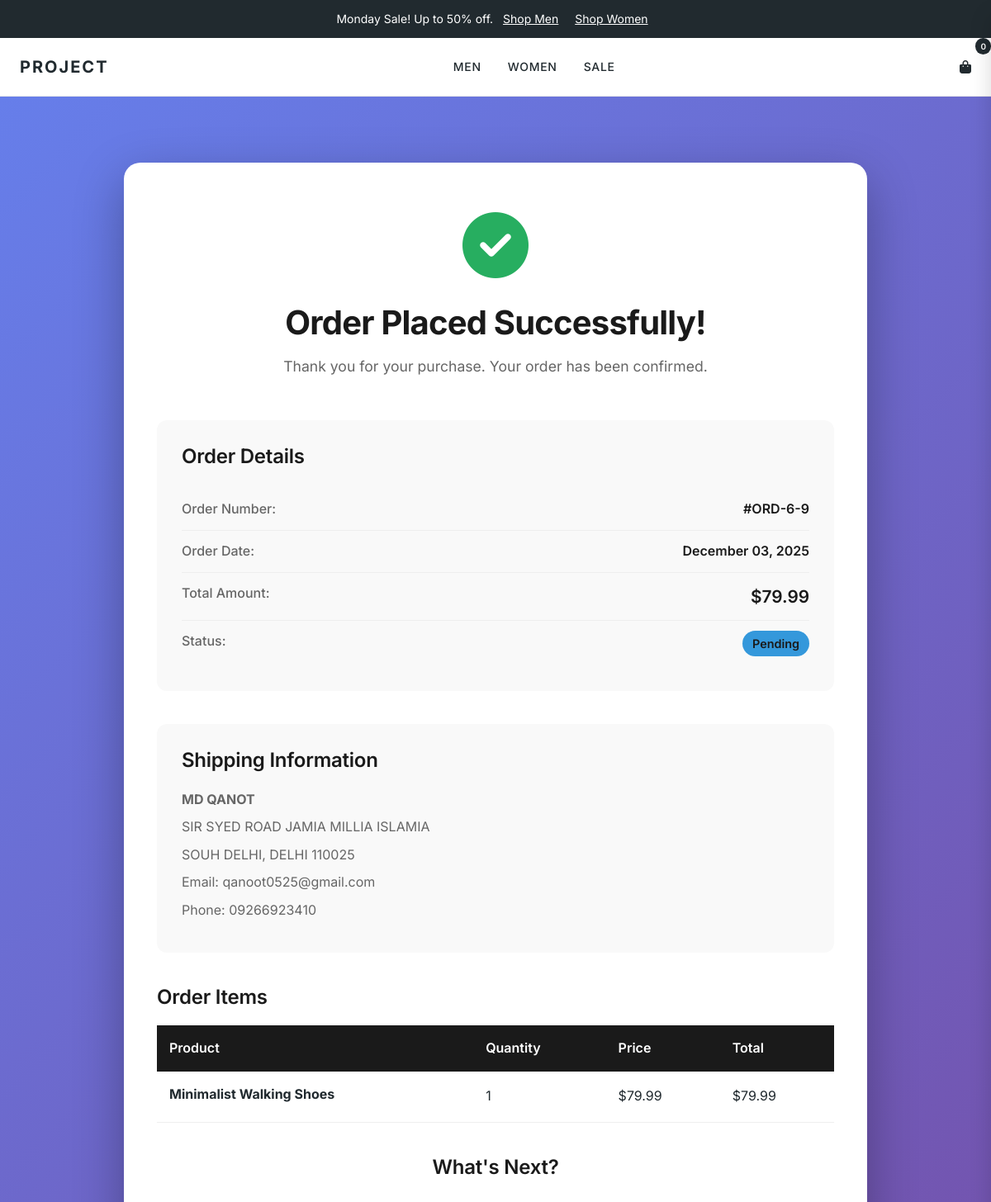
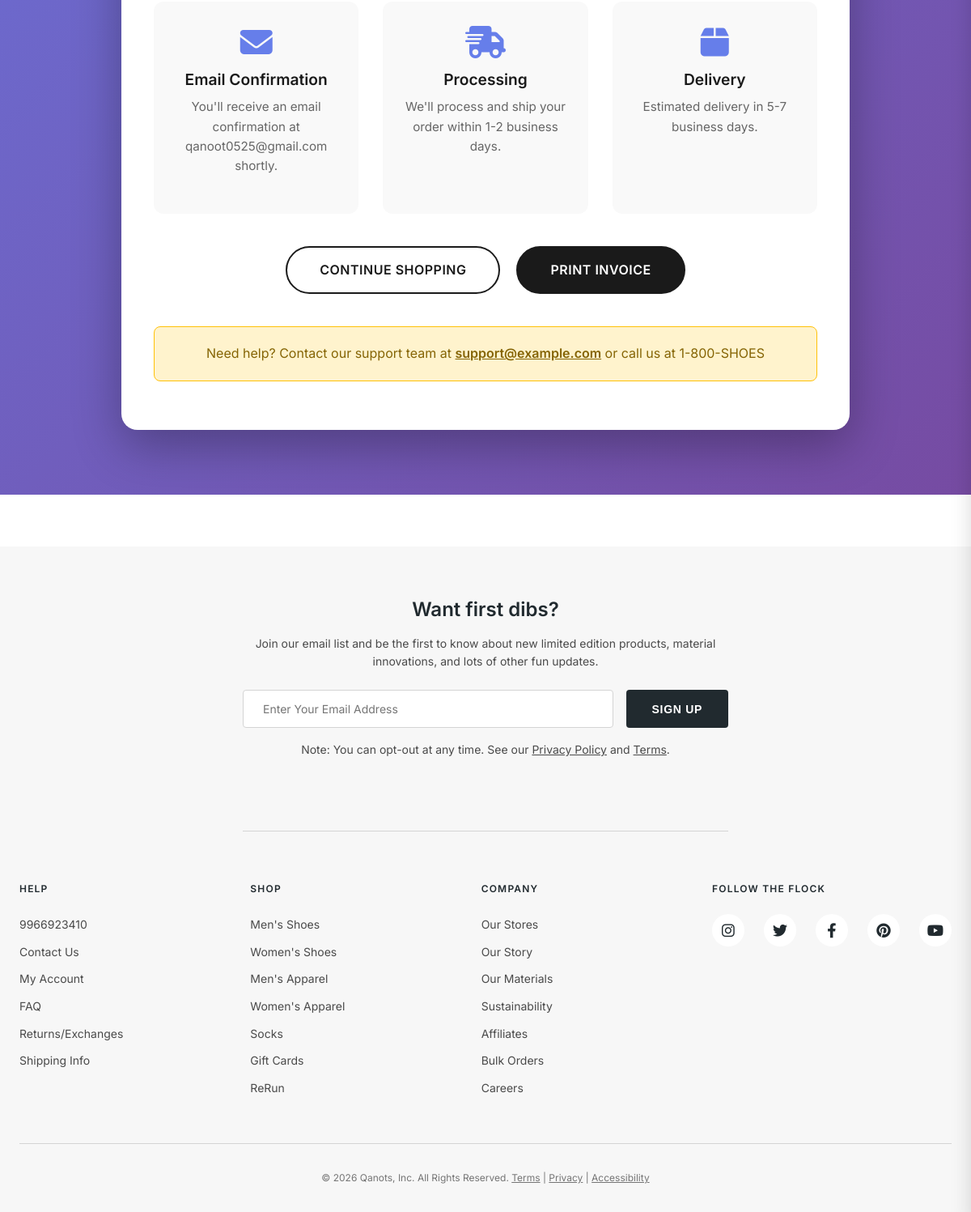
Page /order-success/9/ (signed in) on the committed database (2 pictures, top to bottom).
### main/models.py (models this page shows, shortened)
class Order(models.Model):
    ORDER_STATUS = [
        ('pending', 'Pending'),
        ('processing', 'Processing'),
        ('shipped', 'Shipped'),
        ('delivered', 'Delivered'),
        ('cancelled', 'Cancelled'),
    ]
    user = models.ForeignKey(User, on_delete=models.SET_NULL, null=True, blank=True)  # Optional for guests
    is_guest = models.BooleanField(default=False)  # Track if this is a guest order
    order_number = models.CharField(max_length=20, unique=True)
    total_amount = models.DecimalField(max_digits=10, decimal_places=2)
    status = models.CharField(max_length=20, choices=ORDER_STATUS, default='pending')
    created_at = models.DateTimeField(auto_now_add=True)
    full_name = models.CharField(max_length=100)
    email = models.EmailField()
    phone = models.CharField(max_length=15)
    address = models.TextField()
    city = models.CharField(max_length=50)
    state = models.CharField(max_length=50)
    zip_code = models.CharField(max_length=10)
    payment_method = models.CharField(max_length=50, default='credit-card')

class OrderItem(models.Model):
    order = models.ForeignKey(Order, on_delete=models.CASCADE)
    product = models.ForeignKey(Product, on_delete=models.CASCADE)
    quantity = models.PositiveIntegerField()
    price = models.DecimalField(max_digits=10, decimal_places=2)
    size = models.CharField(max_length=10, blank=True)
    color = models.CharField(max_length=50, blank=True)

class Product(models.Model):
    name = models.CharField(max_length=200)
    description = models.TextField()
    price = models.DecimalField(max_digits=10, decimal_places=2)
    category = models.ForeignKey(Category, on_delete=models.CASCADE)
    image = models.ImageField(upload_to='products/')  # Main image
    featured = models.BooleanField(default=False)
    rating = models.FloatField(default=0.0)
    created_at = models.DateTimeField(auto_now_add=True)
    material = models.CharField(max_length=100, blank=True, help_text="e.g., Leather, Canvas, Mesh")
    sole_type = models.CharField(max_length=100, blank=True, help_text="e.g., Rubber, EVA")
    weight = models.CharField(max_length=50, blank=True, help_text="e.g., 250g per shoe")
    is_water_resistant = models.BooleanField(default=False)
    care_instructions = models.TextField(blank=True)

### main/views.py (the view)
# urls.py: path('order-success/<int:order_id>/', views.order_success, name='order_success'),
@login_required
def order_success(request, order_id):
    order = get_object_or_404(Order, id=order_id, user=request.user)
    context = {
        'order': order,
    }
    return render(request, 'success.html', context)

### main/templates/success.html (shortened to what this page needs)
{% extends 'base.html' %}
{% load static %}
{% block extra_css %}
<link rel="stylesheet" href="{% static 'css/order-success.css' %}">
{% endblock %}
{% block content %}
<div class="success-page">
    <div class="container">
        <div class="success-card">
            <div class="success-icon">
                <i class="fas fa-check-circle"></i>
            </div>
            <h1>Order Placed Successfully!</h1>
            <p class="success-subtitle">Thank you for your purchase. Your order has been confirmed.</p>
            <div class="order-details">
                <h2>Order Details</h2>
                <div class="detail-row">
                    <span class="label">Order Number:</span>
                    <span class="value">#{{ order.order_number }}</span>
                </div>
                <div class="detail-row">
                    <span class="label">Order Date:</span>
                    <span class="value">{{ order.created_at|date:"F d, Y" }}</span>
                </div>
                <div class="detail-row">
                    <span class="label">Total Amount:</span>
                    <span class="value total-amount">${{ order.total_amount }}</span>
                </div>
                <div class="detail-row">
                    <span class="label">Status:</span>
                    <span class="value status-badge">{{ order.get_status_display }}</span>
                </div>
            </div>
            <div class="shipping-info">
                <h2>Shipping Information</h2>
                <p><strong>{{ order.full_name }}</strong></p>
                <p>{{ order.address }}</p>
                <p>{{ order.city }}, {{ order.state }} {{ order.zip_code }}</p>
                <p>Email: {{ order.email }}</p>
                <p>Phone: {{ order.phone }}</p>
            </div>
            <div class="order-items">
                <h2>Order Items</h2>
                <table class="items-table">
                    <thead>
                        <tr>
                            <th>Product</th>
                            <th>Quantity</th>
                            <th>Price</th>
                            <th>Total</th>
                        </tr>
                    </thead>
                    <tbody>
                        {% for item in order.orderitem_set.all %}
                        <tr>
                            <td>
                                <div class="product-info">
                                    <strong>{{ item.product.name }}</strong>
                                </div>
                            </td>
                            <td>{{ item.quantity }}</td>
                            <td>${{ item.price }}</td>
                            <td>${{ item.price|floatformat:2 }}</td>
                        </tr>
                        {% endfor %}
                    </tbody>
                </table>
            </div>
            <div class="next-steps">
                <h2>What's Next?</h2>
                <div class="steps-grid">
                    <div class="step">
                        <i class="fas fa-envelope"></i>
                        <h3>Email Confirmation</h3>
                        <p>You'll receive an email confirmation at {{ order.email }} shortly.</p>
                    </div>
                    <div class="step">
                        <i class="fas fa-shipping-fast"></i>
                        <h3>Processing</h3>
                        <p>We'll process and ship your order within 1-2 business days.</p>
                    </div>
                    <div class="step">
                        <i class="fas fa-box"></i>
                        <h3>Delivery</h3>
                        <p>Estimated delivery in 5-7 business days.</p>
                    </div>
                </div>
            </div>
            <div class="action-buttons">
                <a href="{% url 'products' %}" class="btn btn-secondary">Continue Shopping</a>
                <a href="#" class="btn btn-primary" onclick="window.print(); return false;">Print Invoice</a>
            </div>
            <div class="support-info">
                <p>Need help? Contact our support team at <a href="mailto:support@example.com">support@example.com</a> or call us at 1-800-SHOES</p>
            </div>
        </div>
    </div>
</div>
{% endblock %}

### main/static/css/style.css (style rules this page uses)
:root { --color-white: #FFFFFF; --color-black: #212A2F; --color-gray-50: #F7F7F7; --color-gray-100: #EAEAEA; --color-gray-200: #D4D4D4; --color-gray-300: #9B9B9B; --color-gray-400: #757575; --color-gray-500: #4A4A4A; --color-earth-light: #F4F1EA; --color-earth-medium: #D4C5B0; --color-earth-dark: #8B7355; --color-green: #2D5016; --color-blue: #1E3A8A; --color-red: #DC2626; --font-primary: 'Inter', -apple-system, BlinkMacSystemFont, 'Segoe UI', sans-serif; --font-weight-light: 300; --font-weight-normal: 400; --font-weight-medium: 500; --font-weight-semibold: 600; --font-weight-bold: 700; --spacing-xs: 0.5rem; --spacing-sm: 1rem; --spacing-md: 1.5rem; --spacing-lg: 2rem; --spacing-xl: 3rem; --spacing-2xl: 4rem; --transition-fast: 0.2s ease; --transition-normal: 0.3s ease; --transition-slow: 0.5s ease; --radius-sm: 4px; --radius-md: 8px; --radius-lg: 12px; --shadow-sm: 0 1px 2px rgba(0, 0, 0, 0.05); --shadow-md: 0 4px 6px rgba(0, 0, 0, 0.07); --shadow-lg: 0 10px 15px rgba(0, 0, 0, 0.1); --shadow-xl: 0 20px 25px rgba(0, 0, 0, 0.15); }
* { margin: 0; padding: 0; box-sizing: border-box; }
html { font-size: 16px; scroll-behavior: smooth; }
body { font-family: var(--font-primary); font-weight: var(--font-weight-normal); color: var(--color-black); background-color: var(--color-white); line-height: 1.6; -webkit-font-smoothing: antialiased; -moz-osx-font-smoothing: grayscale; }
h1, h2, h3, h4, h5, h6 { font-weight: var(--font-weight-semibold); line-height: 1.2; margin-bottom: var(--spacing-sm); }
h1 { font-size: 3rem; letter-spacing: -0.02em; }
h2 { font-size: 2.5rem; letter-spacing: -0.01em; }
h3 { font-size: 1.75rem; }
p { margin-bottom: var(--spacing-sm); }
.container { max-width: 1400px; margin: 0 auto; padding: 0 var(--spacing-md); }
.btn { display: inline-block; padding: 0.875rem 2rem; font-size: 0.875rem; font-weight: var(--font-weight-semibold); text-align: center; text-transform: uppercase; letter-spacing: 0.05em; border: none; border-radius: var(--radius-sm); cursor: pointer; transition: all var(--transition-normal); text-decoration: none; }
.btn-primary { background-color: var(--color-black); color: var(--color-white); }
.btn-secondary { background-color: var(--color-white); color: var(--color-black); border: 1px solid var(--color-black); }

### rows in the picture
Order: order_number "ORD-6-9", created_at "December 03, 2025", total_amount "79.99", status "Pending", full_name "MD QANOT", address "SIR SYED ROAD JAMIA MILLIA ISLAMIA", city "SOUH DELHI", state "DELHI", zip_code "110025", email "qanoot0525@gmail.com", phone "09266923410"
OrderItem: product.name "Minimalist Walking Shoes", quantity "1", price "79.99"
